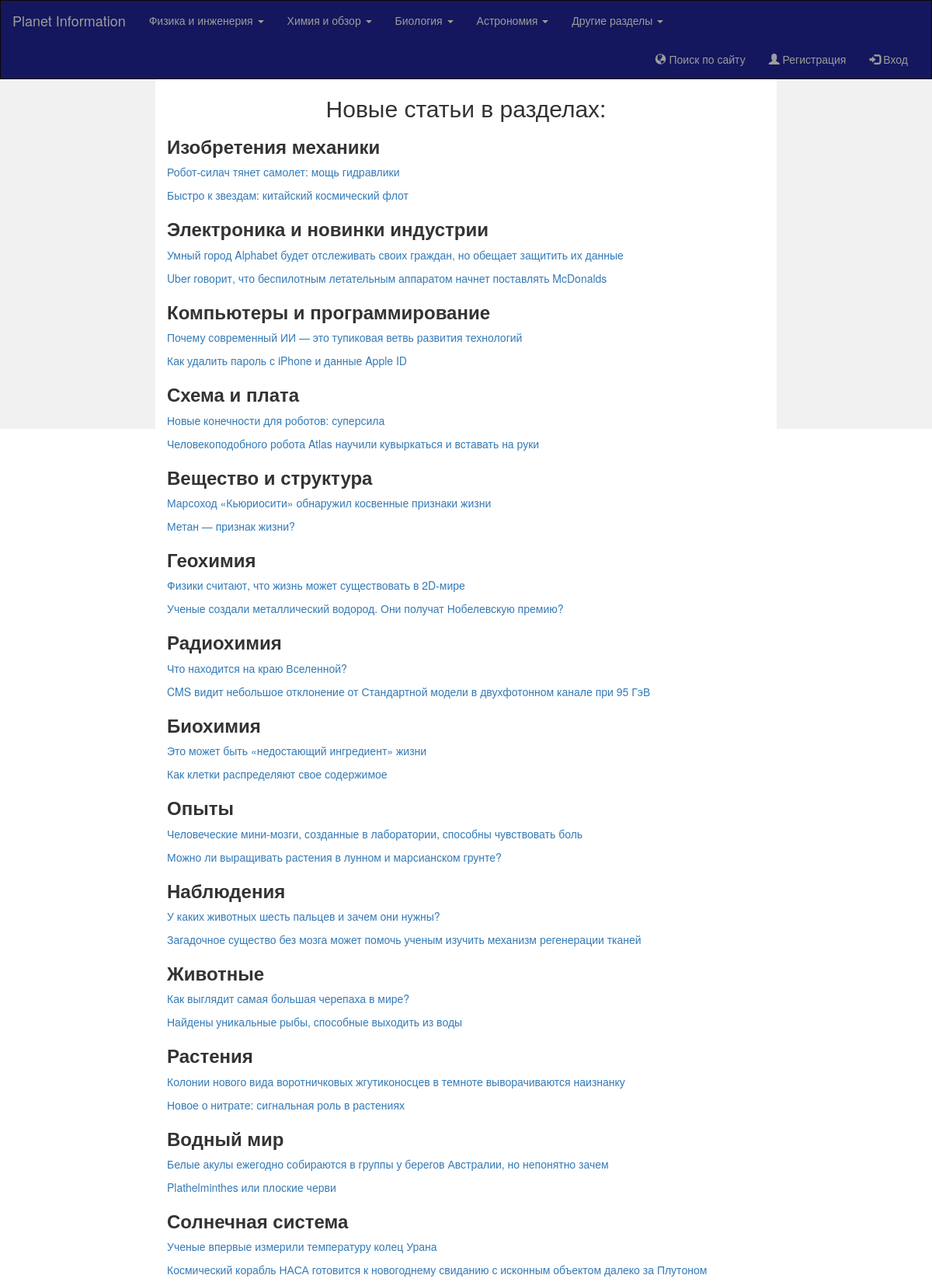
The page / (upper part) on the database its author committed.
### tables this page shows
CREATE TABLE `mechanics` (
  `id` int(11) NOT NULL,
  `title` varchar(255) NOT NULL,
  `description` text NOT NULL,
  `image` varchar(255) NOT NULL
);

CREATE TABLE `electronics` (
  `id` int(11) NOT NULL,
  `title` varchar(255) NOT NULL,
  `description` text NOT NULL,
  `image` varchar(255) NOT NULL
);

CREATE TABLE `computers_and_programming` (
  `id` int(11) NOT NULL,
  `title` varchar(255) NOT NULL,
  `description` text NOT NULL,
  `image` varchar(255) NOT NULL
);

CREATE TABLE `scheme_and_fee` (
  `id` int(11) NOT NULL,
  `title` varchar(255) NOT NULL,
  `description` text NOT NULL,
  `image` varchar(255) NOT NULL
);

CREATE TABLE `substance_and_structure` (
  `id` int(11) NOT NULL,
  `title` varchar(255) NOT NULL,
  `description` text NOT NULL,
  `image` varchar(255) NOT NULL
);

CREATE TABLE `geochemistry` (
  `id` int(11) NOT NULL,
  `title` varchar(255) NOT NULL,
  `description` text NOT NULL,
  `image` varchar(255) NOT NULL
);

CREATE TABLE `radiochemistry` (
  `id` int(11) NOT NULL,
  `title` varchar(255) NOT NULL,
  `description` text NOT NULL,
  `image` varchar(255) NOT NULL
);

CREATE TABLE `biochemistry` (
  `id` int(11) NOT NULL,
  `title` varchar(255) NOT NULL,
  `description` text NOT NULL,
  `image` varchar(255) NOT NULL
);

CREATE TABLE `experiences` (
  `id` int(11) NOT NULL,
  `title` varchar(255) NOT NULL,
  `description` text NOT NULL,
  `image` varchar(255) NOT NULL
);

CREATE TABLE `observations` (
  `id` int(11) NOT NULL,
  `title` varchar(255) NOT NULL,
  `description` text NOT NULL,
  `image` varchar(255) NOT NULL
);

CREATE TABLE `animals` (
  `id` int(11) NOT NULL,
  `title` varchar(255) NOT NULL,
  `description` text NOT NULL,
  `image` varchar(255) NOT NULL
);

CREATE TABLE `plants` (
  `id` int(11) NOT NULL,
  `title` varchar(255) NOT NULL,
  `description` text NOT NULL,
  `image` varchar(255) NOT NULL
);

CREATE TABLE `water_world` (
  `id` int(11) NOT NULL,
  `title` varchar(255) NOT NULL,
  `description` text NOT NULL,
  `image` varchar(255) NOT NULL
);

CREATE TABLE `solar_system` (
  `id` int(11) NOT NULL,
  `title` varchar(255) NOT NULL,
  `description` text NOT NULL,
  `image` varchar(255) NOT NULL
);

### index.php (the view, shortened to what this page needs)
<!DOCTYPE html>
<html lang="ru">
<?php
include_once("header.php");
?>
<body>
<?php
include_once("nav.php");
?>
<div class="container-fluid text-center">
  <div class="row content">
    <div class="col-sm-2 sidenav">
    </div>
    <div class="col-sm-8 text-left">
	<center><h2>Новые статьи в разделах:</h2></center>
	<h3><strong>Изобретения механики</strong></h3>
							<?php
								require_once('db.php');
								$result = $conn->prepare("SELECT * FROM mechanics ORDER BY id DESC LIMIT 2");
								$result->execute();
								for($i=0; $row = $result->fetch(); $i++){
							?>
		<p><a href="view_mechanics.php?id=<?php echo $row['id']?>"><?php echo $row ['title']; ?></a></p>
		<?php } ?>
			<h3><strong>Электроника и новинки индустрии</strong></h3>
							<?php
								require_once('db.php');
								$result = $conn->prepare("SELECT * FROM electronics ORDER BY id DESC LIMIT 2");
								$result->execute();
								for($i=0; $row = $result->fetch(); $i++){
							?>
		<p><a href="view_electronics.php?id=<?php echo $row['id']?>"><?php echo $row ['title']; ?></a></p>
		<?php } ?>
					<h3><strong>Компьютеры и программирование</strong></h3>
							<?php
								require_once('db.php');
								$result = $conn->prepare("SELECT * FROM computers_and_programming ORDER BY id DESC LIMIT 2");
								$result->execute();
								for($i=0; $row = $result->fetch(); $i++){
							?>
		<p><a href="view_computers_and_programming.php?id=<?php echo $row['id']?>"><?php echo $row ['title']; ?></a></p>
		<?php } ?>
							<h3><strong>Схема и плата</strong></h3>
							<?php
								require_once('db.php');
								$result = $conn->prepare("SELECT * FROM scheme_and_fee ORDER BY id DESC LIMIT 2");
								$result->execute();
								for($i=0; $row = $result->fetch(); $i++){
							?>
		<p><a href="view_scheme_and_fee.php?id=<?php echo $row['id']?>"><?php echo $row ['title']; ?></a></p>
		<?php } ?>
									<h3><strong>Вещество и структура</strong></h3>
							<?php
								require_once('db.php');
								$result = $conn->prepare("SELECT * FROM substance_and_structure ORDER BY id DESC LIMIT 2");
								$result->execute();
								for($i=0; $row = $result->fetch(); $i++){
							?>
		<p><a href="view_substance_and_structure.php?id=<?php echo $row['id']?>"><?php echo $row ['title']; ?></a></p>
		<?php } ?>
											<h3><strong>Геохимия</strong></h3>
							<?php
								require_once('db.php');
								$result = $conn->prepare("SELECT * FROM geochemistry ORDER BY id DESC LIMIT 2");
								$result->execute();
								for($i=0; $row = $result->fetch(); $i++){
							?>
		<p><a href="view_geochemistry.php?id=<?php echo $row['id']?>"><?php echo $row ['title']; ?></a></p>
		<?php } ?>
													<h3><strong>Радиохимия</strong></h3>
							<?php
								require_once('db.php');
								$result = $conn->prepare("SELECT * FROM radiochemistry ORDER BY id DESC LIMIT 2");
								$result->execute();
								for($i=0; $row = $result->fetch(); $i++){
							?>
		<p><a href="view_radiochemistry.php?id=<?php echo $row['id']?>"><?php echo $row ['title']; ?></a></p>
		<?php } ?>
															<h3><strong>Биохимия</strong></h3>
							<?php
								require_once('db.php');
								$result = $conn->prepare("SELECT * FROM biochemistry ORDER BY id DESC LIMIT 2");
								$result->execute();
								for($i=0; $row = $result->fetch(); $i++){
							?>
		<p><a href="view_biochemistry.php?id=<?php echo $row['id']?>"><?php echo $row ['title']; ?></a></p>
		<?php } ?>
																	<h3><strong>Опыты</strong></h3>
							<?php
								require_once('db.php');
								$result = $conn->prepare("SELECT * FROM experiences ORDER BY id DESC LIMIT 2");
								$result->execute();
								for($i=0; $row = $result->fetch(); $i++){
							?>
		<p><a href="view_experiences.php?id=<?php echo $row['id']?>"><?php echo $row ['title']; ?></a></p>
		<?php } ?>
																	<h3><strong>Наблюдения</strong></h3>
							<?php
								require_once('db.php');
								$result = $conn->prepare("SELECT * FROM observations ORDER BY id DESC LIMIT 2");
								$result->execute();
								for($i=0; $row = $result->fetch(); $i++){
							?>
		<p><a href="view_observations.php?id=<?php echo $row['id']?>"><?php echo $row ['title']; ?></a></p>
		<?php } ?>
						<h3><strong>Животные</strong></h3>
							<?php
								require_once('db.php');
								$result = $conn->prepare("SELECT * FROM animals ORDER BY id DESC LIMIT 2");
								$result->execute();
								for($i=0; $row = $result->fetch(); $i++){
							?>
		<p><a href="view_animals.php?id=<?php echo $row['id']?>"><?php echo $row ['title']; ?></a></p>
		<?php } ?>
								<h3><strong>Растения</strong></h3>
							<?php
								require_once('db.php');
								$result = $conn->prepare("SELECT * FROM plants ORDER BY id DESC LIMIT 2");
								$result->execute();
								for($i=0; $row = $result->fetch(); $i++){
							?>
		<p><a href="view_plants.php?id=<?php echo $row['id']?>" ><?php echo $row ['title']; ?></a></p>
		<?php } ?>
										<h3><strong>Водный мир</strong></h3>
							<?php
								require_once('db.php');
								$result = $conn->prepare("SELECT * FROM water_world ORDER BY id DESC LIMIT 2");
								$result->execute();
								for($i=0; $row = $result->fetch(); $i++){
							?>
		<p><a href="view_water_world.php?id=<?php echo $row['id']?>" ><?php echo $row ['title']; ?></a></p>
		<?php } ?>
							<h3><strong>Солнечная система</strong></h3>
							<?php
								require_once('db.php');
								$result = $conn->prepare("SELECT * FROM solar_system ORDER BY id DESC LIMIT 2");
								$result->execute();
								for($i=0; $row = $result->fetch(); $i++){
							?>
		<p><a href="view_solar_system.php?id=<?php echo $row['id']?>" ><?php echo $row ['title']; ?></a></p>
		<?php } ?>
		<br><br>
<br><br>
    </div>
    <div class="col-sm-2 sidenav">
    </div>
  </div>
</div>
</body>
</html>

### header.php (style rules this page uses)
.row.content { height: 450px }
.sidenav { padding-top: 20px; background-color: #f1f1f1; height: 100%; }

### rows shown on the page
mechanics: title "Робот-силач тянет самолет: мощь гидравлики"
mechanics: title "Быстро к звездам: китайский космический флот"
electronics: title "Умный город Alphabet будет отслеживать своих граждан, но обещает защитить их данные"
electronics: title "Uber говорит, что беспилотным летательным аппаратом начнет поставлять McDonalds"
computers_and_programming: title "Почему современный ИИ — это тупиковая ветвь развития технологий"
computers_and_programming: title "Как удалить пароль с iPhone и данные Apple ID"
scheme_and_fee: title "Новые конечности для роботов: суперсила"
scheme_and_fee: title "Человекоподобного робота Atlas научили кувыркаться и вставать на руки"
substance_and_structure: title "Марсоход «Кьюриосити» обнаружил косвенные признаки жизни"
substance_and_structure: title "Метан — признак жизни?"
geochemistry: title "Физики считают, что жизнь может существовать в 2D-мире"
geochemistry: title "Ученые создали металлический водород. Они получат Нобелевскую премию?"
radiochemistry: title "Что находится на краю Вселенной?"
radiochemistry: title "CMS видит небольшое отклонение от Стандартной модели в двухфотонном канале при 95 ГэВ"
biochemistry: title "Это может быть «недостающий ингредиент» жизни"
biochemistry: title "Как клетки распределяют свое содержимое"
experiences: title "Человеческие мини-мозги, созданные в лаборатории, способны чувствовать боль"
experiences: title "Можно ли выращивать растения в лунном и марсианском грунте?"
observations: title "У каких животных шесть пальцев и зачем они нужны?"
observations: title "Загадочное существо без мозга может помочь ученым изучить механизм регенерации тканей"
animals: title "Как выглядит самая большая черепаха в мире?"
animals: title "Найдены уникальные рыбы, способные выходить из воды"
plants: title "Колонии нового вида воротничковых жгутиконосцев в темноте выворачиваются наизнанку"
plants: title "Новое о нитрате: сигнальная роль в растениях"
water_world: title "Белые акулы ежегодно собираются в группы у берегов Австралии, но непонятно зачем"
water_world: title "Plathelminthes или плоские черви"
solar_system: title "Ученые впервые измерили температуру колец Урана"
solar_system: title "Космический корабль НАСА готовится к новогоднему свиданию с исконным объектом далеко за Плутоном"
